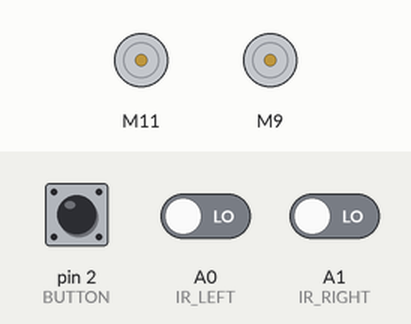
Simulated run of this sketch. Board: Arduino Uno, built with avr-gcc and run on an emulated ATmega328P. On the bench: 2 × DC motor (green arrow = forward, orange = backward, longer = faster). Inputs (shaded band) come from the test bench; at power-on: pin 2 (BUTTON) HIGH, A0 (IR_LEFT) LOW, A1 (IR_RIGHT) LOW.

Above: at 1.2 s.
1.3 s: pin 2 (BUTTON) pulled LOW for 0.15 s
At 2.5 s:
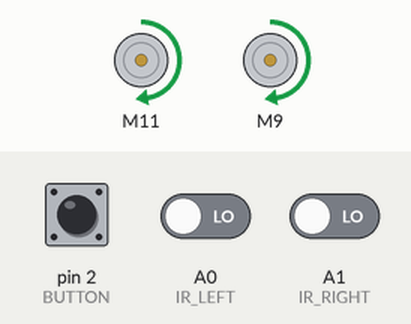
2.9 s: A0 (IR_LEFT) driven HIGH
At 3.7 s:
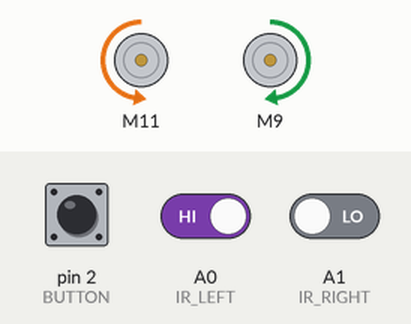
4.4 s: A1 (IR_RIGHT) driven HIGH
At 5.1 s:
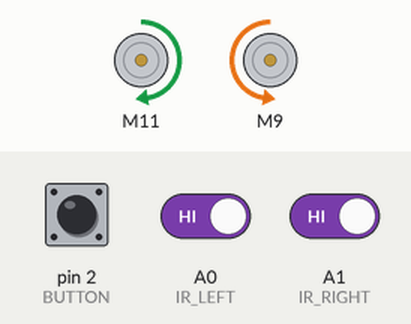
7.4 s: pin 2 (BUTTON) driven LOW and A0 (IR_LEFT) driven LOW
At 8.4 s:
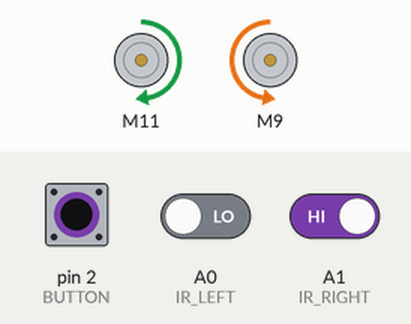
8.9 s: A1 (IR_RIGHT) driven LOW
At 9.5 s:
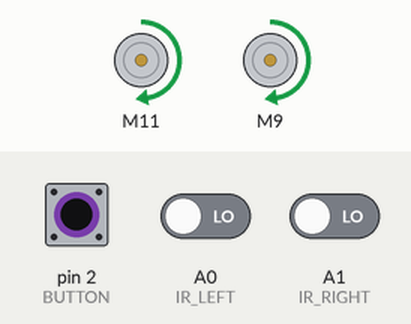
Timing chart, 0 to 11.4 s (numbered marks = the images above; inputs shaded):
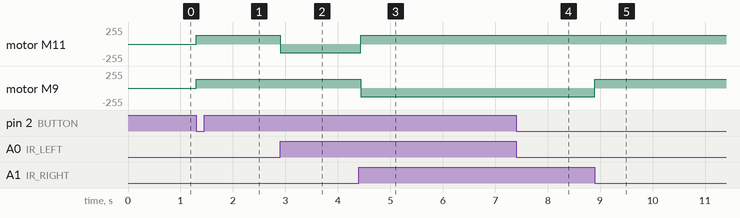

The sketch:

pikabotLine.ino
```cpp
#include "CytronMotorDriver.h"
CytronMD motorLeft(PWM_DIR, 11, 10);
CytronMD motorRight(PWM_DIR, 9, 3);

#include <HCSR04.h>
UltraSonicDistanceSensor distanceSensor(5, 4);

#define BUTTON  2
#define IR_LEFT   A0
#define IR_RIGHT  A1

void robotStop()
{ motorLeft.setSpeed(0);
  motorRight.setSpeed(0);
}
void robotMove(int speedL, int speedR)
{ motorLeft.setSpeed(speedL);
  motorRight.setSpeed(speedR);
}

void setup()
{ Serial.begin(9600);
  pinMode(BUTTON, INPUT_PULLUP);
  pinMode(IR_LEFT,INPUT);
  pinMode(IR_RIGHT,INPUT);
}

void loop()
{ if(digitalRead(BUTTON)==LOW)
  {
    while(1)
    {
      if(digitalRead(IR_LEFT)==LOW && digitalRead(IR_RIGHT)==LOW)
        robotMove(128, 128);
      if(digitalRead(IR_LEFT)==HIGH)
        robotMove(-128, 128);
      if(digitalRead(IR_RIGHT)==HIGH)
        robotMove(128, -128);
    }
  }
}
```

Measured:
- after the input at 1.3 s, motor M11, motor M9: stopped → forward 128/255 at once
- after the input at 2.9 s, motor M11: forward 128/255 → backward 128/255 at once
- after the input at 4.4 s, motor M11: backward 128/255 → forward 128/255 at once; motor M9: forward 128/255 → backward 128/255 at once
- after the input at 7.4 s, motor M11: stays forward 128/255 (without the input it goes to backward 128/255 after 1.5 s)
- after the input at 8.9 s, motor M9: backward 128/255 → forward 128/255 at once
